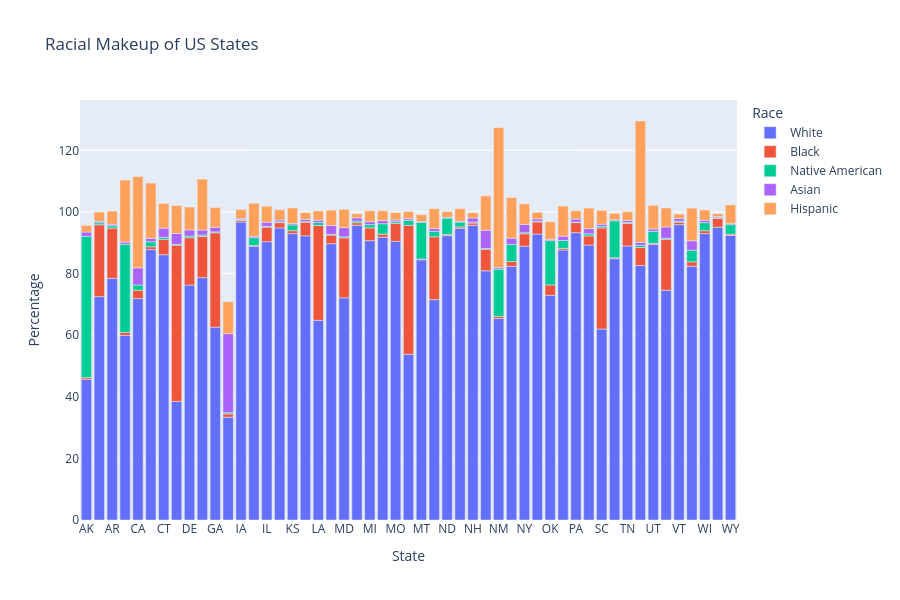

Here is the notebook cell this chart was saved with:
### Code cell
state_race_bar = px.bar(avg_per_race, x='State', y=['White', 'Black', 'Native American',
                                                    'Asian', 'Hispanic'],
                        title='Racial Makeup of US States', height=600)
state_race_bar.update_layout(xaxis_title='State', yaxis_title='Percentage', legend_title_text='Race')
state_race_bar.show()

### Figure 1 — Plotly figure (JSON) as saved in the notebook; plotly's stock layout.template omitted (floating-point values rounded to 4 significant figures)
{"data": [{"hovertemplate": "variable=White<br>State=%{x}<br>value=%{y}<extra></extra>", "legendgroup": "White", "marker": {"color": "#636efa", "pattern": {"shape": ""}}, "name": "White", "orientation": "v", "showlegend": true, "textposition": "auto", "type": "bar", "x": ["AK", "AL", "AR", "AZ", "CA", "CO", "CT", "DC", "DE", "FL", "GA", "HI", "IA", "ID", "IL", "IN", "KS", "KY", "LA", "MA", "MD", "ME", "MI", "MN", "MO", "MS", "MT", "NC", "ND", "NE", "NH", "NJ", "NM", "NV", "NY", "OH", "OK", "OR", "PA", "RI", "SC", "SD", "TN", "TX", "UT", "VA", "VT", "WA", "WI", "WV", "WY"], "xaxis": "x", "y": [45.65, 72.51, 78.45, 59.93, 71.87, 87.77, 86.11, 38.5, 76.25, 78.67, 62.59, 33.37, 96.71, 88.82, 90.36, 94.82, 92.96, 92.23, 64.81, 89.67, 72.12, 95.69, 90.67, 91.8, 90.44, 53.8, 84.48, 71.52, 92.29, 94.72, 95.68, 80.89, 65.42, 82.33, 88.88, 92.8, 72.93, 87.63, 93.25, 89.23, 61.98, 84.82, 88.95, 82.59, 89.44, 74.6, 95.87, 82.38, 92.96, 95.04, 92.37], "yaxis": "y"}, {"hovertemplate": "variable=Black<br>State=%{x}<br>value=%{y}<extra></extra>", "legendgroup": "Black", "marker": {"color": "#EF553B", "pattern": {"shape": ""}}, "name": "Black", "orientation": "v", "showlegend": true, "textposition": "auto", "type": "bar", "x": ["AK", "AL", "AR", "AZ", "CA", "CO", "CT", "DC", "DE", "FL", "GA", "HI", "IA", "ID", "IL", "IN", "KS", "KY", "LA", "MA", "MD", "ME", "MI", "MN", "MO", "MS", "MT", "NC", "ND", "NE", "NH", "NJ", "NM", "NV", "NY", "OH", "OK", "OR", "PA", "RI", "SC", "SD", "TN", "TX", "UT", "VA", "VT", "WA", "WI", "WV", "WY"], "xaxis": "x", "y": [0.5673, 23.32, 16.3, 0.9545, 2.692, 0.9177, 4.992, 50.7, 15.39, 13.37, 30.63, 1.071, 0.5635, 0.2952, 4.704, 1.688, 0.9605, 4.421, 30.78, 2.802, 19.46, 0.8198, 4.124, 1.001, 5.879, 41.83, 0.2266, 20.4, 0.3574, 0.4205, 0.7156, 6.975, 0.667, 1.567, 4.008, 3.96, 3.376, 0.5295, 3.27, 2.988, 32.83, 0.29, 7.303, 5.88, 0.385, 16.51, 0.7706, 1.427, 0.9373, 2.915, 0.3995], "yaxis": "y"}, {"hovertemplate": "variable=Native American<br>State=%{x}<br>value=%{y}<extra></extra>", "legendgroup": "Native American", "marker": {"color": "#00cc96", "pattern": {"shape": ""}}, "name": "Native American", "orientation": "v", "showlegend": true, "textposition": "auto", "type": "bar", "x": ["AK", "AL", "AR", "AZ", "CA", "CO", "CT", "DC", "DE", "FL", "GA", "HI", "IA", "ID", "IL", "IN", "KS", "KY", "LA", "MA", "MD", "ME", "MI", "MN", "MO", "MS", "MT", "NC", "ND", "NE", "NH", "NJ", "NM", "NV", "NY", "OH", "OK", "OR", "PA", "RI", "SC", "SD", "TN", "TX", "UT", "VA", "VT", "WA", "WI", "WV", "WY"], "xaxis": "x", "y": [45.86, 0.6593, 0.7599, 28.59, 1.723, 1.625, 0.6566, 0.3, 0.5237, 0.4554, 0.3003, 0.3881, 0.2714, 2.525, 0.2618, 0.2758, 1.873, 0.2101, 0.9573, 0.2663, 0.3409, 0.545, 1.077, 3.363, 0.5443, 1.615, 11.87, 1.788, 5.33, 1.56, 0.2875, 0.2571, 15.34, 5.577, 0.3613, 0.215, 14.38, 2.589, 0.1616, 0.6706, 0.4628, 12.03, 0.3166, 0.6589, 3.87, 0.3423, 0.3697, 3.75, 2.62, 0.2002, 3.095], "yaxis": "y"}, {"hovertemplate": "variable=Asian<br>State=%{x}<br>value=%{y}<extra></extra>", "legendgroup": "Asian", "marker": {"color": "#ab63fa", "pattern": {"shape": ""}}, "name": "Asian", "orientation": "v", "showlegend": true, "textposition": "auto", "type": "bar", "x": ["AK", "AL", "AR", "AZ", "CA", "CO", "CT", "DC", "DE", "FL", "GA", "HI", "IA", "ID", "IL", "IN", "KS", "KY", "LA", "MA", "MD", "ME", "MI", "MN", "MO", "MS", "MT", "NC", "ND", "NE", "NH", "NJ", "NM", "NV", "NY", "OH", "OK", "OR", "PA", "RI", "SC", "SD", "TN", "TX", "UT", "VA", "VT", "WA", "WI", "WV", "WY"], "xaxis": "x", "y": [1.388, 0.4798, 0.4771, 0.7266, 5.568, 1.155, 2.99, 3.5, 2.0, 1.617, 1.492, 25.65, 0.4008, 0.4877, 1.337, 0.5868, 0.4264, 0.711, 0.7865, 2.853, 2.98, 1.032, 0.9542, 1.026, 0.5499, 0.5461, 0.3189, 0.9263, 0.2935, 0.2919, 1.343, 5.945, 0.4939, 2.007, 2.719, 0.7515, 0.4265, 1.382, 0.989, 1.688, 0.74, 0.3179, 0.6373, 1.015, 0.7709, 3.669, 0.9101, 3.075, 0.7908, 0.3411, 0.3896], "yaxis": "y"}, {"hovertemplate": "variable=Hispanic<br>State=%{x}<br>value=%{y}<extra></extra>", "legendgroup": "Hispanic", "marker": {"color": "#FFA15A", "pattern": {"shape": ""}}, "name": "Hispanic", "orientation": "v", "showlegend": true, "textposition": "auto", "type": "bar", "x": ["AK", "AL", "AR", "AZ", "CA", "CO", "CT", "DC", "DE", "FL", "GA", "HI", "IA", "ID", "IL", "IN", "KS", "KY", "LA", "MA", "MD", "ME", "MI", "MN", "MO", "MS", "MT", "NC", "ND", "NE", "NH", "NJ", "NM", "NV", "NY", "OH", "OK", "OR", "PA", "RI", "SC", "SD", "TN", "TX", "UT", "VA", "VT", "WA", "WI", "WV", "WY"], "xaxis": "x", "y": [2.149, 2.98, 4.273, 20.14, 29.65, 17.9, 7.976, 9.1, 7.417, 16.53, 6.415, 10.36, 2.819, 10.7, 5.171, 3.318, 5.072, 2.226, 2.977, 4.946, 5.931, 1.313, 3.535, 3.154, 2.365, 2.322, 2.192, 6.413, 1.823, 4.07, 1.745, 11.12, 45.43, 13.17, 6.629, 2.13, 5.696, 9.777, 2.733, 6.668, 4.475, 2.037, 2.856, 39.36, 7.663, 6.153, 1.38, 10.61, 3.323, 0.9042, 6.018], "yaxis": "y"}], "layout": {"barmode": "relative", "height": 600, "legend": {"title": {"text": "Race"}, "tracegroupgap": 0}, "title": {"text": "Racial Makeup of US States"}, "xaxis": {"anchor": "y", "domain": [0, 1], "title": {"text": "State"}}, "yaxis": {"anchor": "x", "domain": [0, 1], "title": {"text": "Percentage"}}}}
